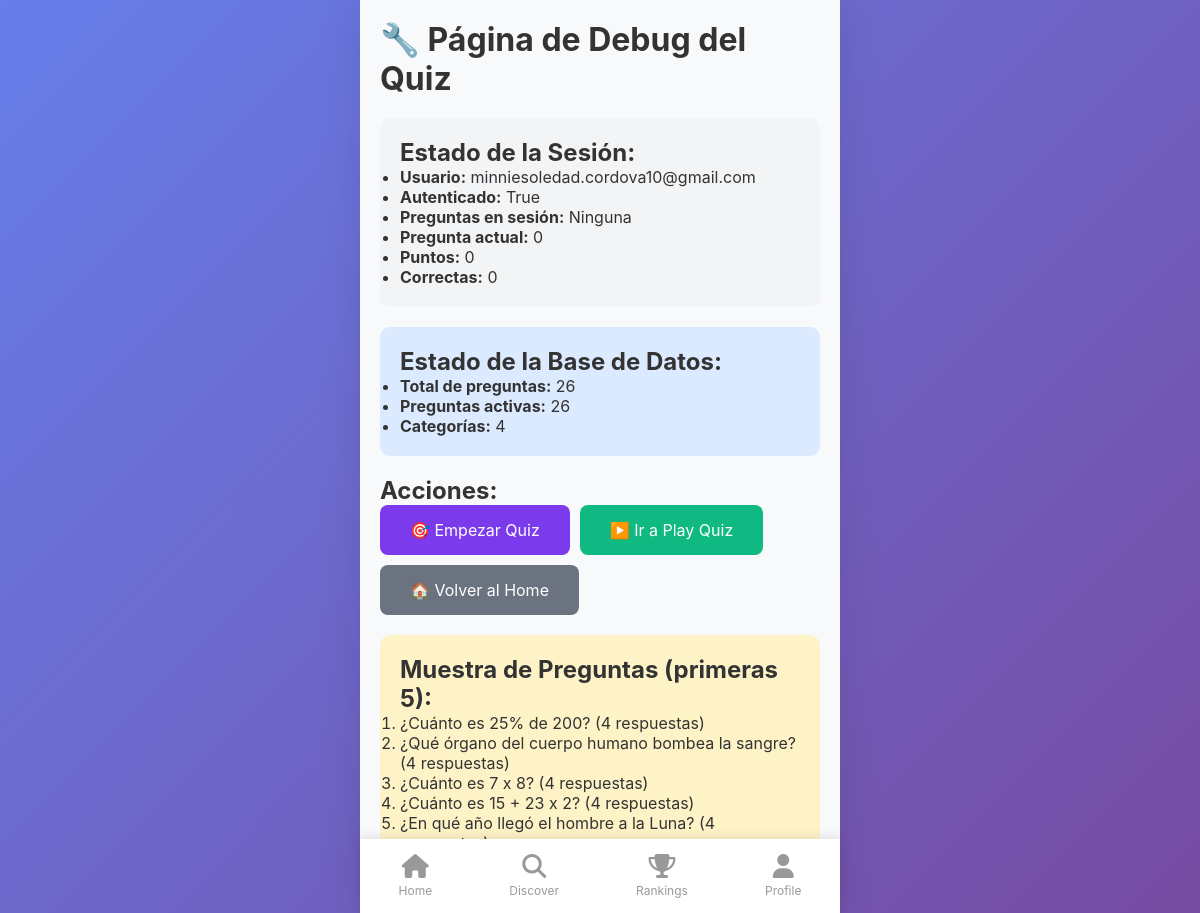
The app's page /debug/ (signed in) with its own data.
### quizz/models.py (models this page shows, shortened)
class Question(models.Model):
    category = models.ForeignKey(Category, on_delete=models.CASCADE, related_name='questions')
    question_text = models.TextField()
    image = models.ImageField(upload_to='questions/', blank=True, null=True)
    points = models.IntegerField(default=10)
    created_at = models.DateTimeField(auto_now_add=True)
    is_active = models.BooleanField(default=True)
    class Meta:
        ordering = ['?']  # Random ordering

### quizz/views.py (the view)
# urls.py: path('debug/', views.debug_quiz, name='debug_quiz'),
@login_required
def debug_quiz(request):
    from django.db.models import Count
    total_questions = Question.objects.count()
    active_questions = Question.objects.filter(is_active=True).count()
    total_categories = Category.objects.count()
    sample_questions = Question.objects.filter(is_active=True).prefetch_related('answers')[:5]
    context = {
        'total_questions': total_questions,
        'active_questions': active_questions,
        'total_categories': total_categories,
        'sample_questions': sample_questions,
    }
    return render(request, 'quizz/debug_quiz.html', context)

### templates/quizz/debug_quiz.html (shortened to what this page needs)
{% extends 'base.html' %}
{% block content %}
<div style="padding: 20px; max-width: 800px; margin: 0 auto;">
    <h1>🔧 Página de Debug del Quiz</h1>
    <div style="background: #F3F4F6; padding: 20px; border-radius: 10px; margin: 20px 0;">
        <h2>Estado de la Sesión:</h2>
        <ul>
            <li><strong>Usuario:</strong> {{ request.user.username }}</li>
            <li><strong>Autenticado:</strong> {{ request.user.is_authenticated }}</li>
            <li><strong>Preguntas en sesión:</strong> {{ request.session.quiz_questions|default:"Ninguna" }}</li>
            <li><strong>Pregunta actual:</strong> {{ request.session.current_question|default:"0" }}</li>
            <li><strong>Puntos:</strong> {{ request.session.score|default:"0" }}</li>
            <li><strong>Correctas:</strong> {{ request.session.correct_answers|default:"0" }}</li>
        </ul>
    </div>
    <div style="background: #DBEAFE; padding: 20px; border-radius: 10px; margin: 20px 0;">
        <h2>Estado de la Base de Datos:</h2>
        <ul>
            <li><strong>Total de preguntas:</strong> {{ total_questions }}</li>
            <li><strong>Preguntas activas:</strong> {{ active_questions }}</li>
            <li><strong>Categorías:</strong> {{ total_categories }}</li>
        </ul>
    </div>
    <div style="margin: 20px 0;">
        <h2>Acciones:</h2>
        <div style="display: flex; gap: 10px; flex-wrap: wrap;">
            <a href="{% url 'start_quiz' %}" style="background: #7C3AED; color: white; padding: 15px 30px; border-radius: 8px; text-decoration: none;">
                🎯 Empezar Quiz
            </a>
            <a href="{% url 'play_quiz' %}" style="background: #10B981; color: white; padding: 15px 30px; border-radius: 8px; text-decoration: none;">
                ▶️ Ir a Play Quiz
            </a>
            <a href="{% url 'home' %}" style="background: #6B7280; color: white; padding: 15px 30px; border-radius: 8px; text-decoration: none;">
                🏠 Volver al Home
            </a>
        </div>
    </div>
    {% if sample_questions %}
    <div style="background: #FEF3C7; padding: 20px; border-radius: 10px; margin: 20px 0;">
        <h2>Muestra de Preguntas (primeras 5):</h2>
        <ol>
        {% for q in sample_questions %}
            <li>{{ q.question_text|truncatewords:15 }} ({{ q.answers.count }} respuestas)</li>
        {% endfor %}
        </ol>
    </div>
    {% endif %}
</div>
{% endblock %}

### templates/base.html (shortened to what this page needs)
<!DOCTYPE html>
<html lang="es">
<head>
    <link rel="stylesheet" href="https://cdnjs.cloudflare.com/ajax/libs/font-awesome/6.4.0/css/all.min.css">
</head>
<body>
    <div class="container">
        {% block content %}{% endblock %}
        {% if user.is_authenticated %}
        <nav class="bottom-nav">
            <a href="{% url 'home' %}" class="nav-item {% if request.resolver_match.url_name == 'home' %}active{% endif %}">
                <i class="fas fa-home"></i>
                <span>Home</span>
            </a>
            <a href="{% url 'discover' %}" class="nav-item {% if request.resolver_match.url_name == 'discover' %}active{% endif %}">
                <i class="fas fa-search"></i>
                <span>Discover</span>
            </a>
            <a href="{% url 'leaderboard' %}" class="nav-item {% if request.resolver_match.url_name == 'leaderboard' %}active{% endif %}">
                <i class="fas fa-trophy"></i>
                <span>Rankings</span>
            </a>
            <a href="{% url 'profile' %}" class="nav-item {% if request.resolver_match.url_name == 'profile' %}active{% endif %}">
                <i class="fas fa-user"></i>
                <span>Profile</span>
            </a>
        </nav>
        {% endif %}
    </div>
</body>
</html>

### templates/base.html (style rules this page uses)
* { margin: 0; padding: 0; box-sizing: border-box; }
body { font-family: -apple-system, BlinkMacSystemFont, 'Segoe UI', Roboto, Oxygen, Ubuntu, Cantarell, sans-serif; background: linear-gradient(135deg, #667eea 0%, #764ba2 100%); min-height: 100vh; color: #333; }
.container { max-width: 480px; margin: 0 auto; background: #f8f9fa; min-height: 100vh; position: relative; box-shadow: 0 0 40px rgba(0,0,0,0.1); }
.bottom-nav { position: fixed; bottom: 0; left: 50%; transform: translateX(-50%); max-width: 480px; width: 100%; background: white; display: flex; justify-content: space-around; padding: 15px 0; box-shadow: 0 -2px 10px rgba(0,0,0,0.1); }
.nav-item { display: flex; flex-direction: column; align-items: center; text-decoration: none; color: #999; transition: all 0.3s; }
.nav-item i { font-size: 24px; margin-bottom: 5px; }
.nav-item span { font-size: 12px; }

### records on screen
Question: question_text "¿Cuánto es 25% de 200?", answers.count "4"
Question: question_text "¿Qué órgano del cuerpo humano bombea la sangre?", answers.count "4"
Question: question_text "¿Cuánto es 7 x 8?", answers.count "4"
Question: question_text "¿Cuánto es 15 + 23 x 2?", answers.count "4"
Question: question_text "¿En qué año llegó el hombre a la Luna?", answers.count "4"

### other values on screen
{{ request.user.username }} "minniesoledad.cordova10@gmail.com"
{{ request.user.is_authenticated }} "True"
{{ request.session.quiz_questions|default:"Ninguna" }} "Ninguna"
{{ request.session.current_question|default:"0" }} "0"
{{ request.session.score|default:"0" }} "0"
{{ request.session.correct_answers|default:"0" }} "0"
{{ total_questions }} "26"
{{ active_questions }} "26"
{{ total_categories }} "4"
